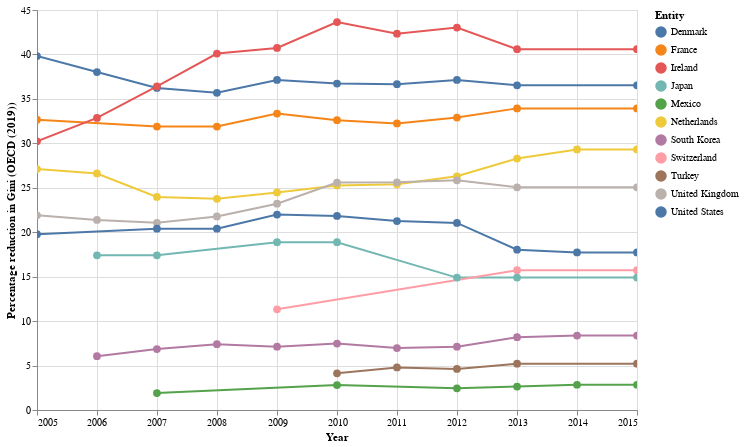

Write notebook code for a chart like this one.
### Code cell
relevant_countries = extract_relevant_countries(red_df, ['Ireland', 'Denmark', 'France', 'Netherlands', 'United Kingdom', 'United States', 'Switzerland', 'Japan', 'South Korea', 'Turkey', 'Mexico'])

draw_lines(relevant_countries, 'Percentage reduction in Gini (OECD (2019))')

### Figure 1 — Vega-Lite specification as saved in the notebook (floating-point values rounded to 4 significant figures)
{"config": {"view": {"continuousWidth": 400, "continuousHeight": 300}}, "data": {"name": "data-fe6f587824952e319c7949c7e8f1348f"}, "mark": {"type": "line", "point": {"color": "black", "size": 60}}, "encoding": {"color": {"field": "Entity", "type": "nominal"}, "tooltip": {"field": "Year", "type": "temporal"}, "x": {"field": "Year", "type": "temporal"}, "y": {"field": "Percentage reduction in Gini (OECD (2019))", "type": "quantitative"}}, "height": 400, "selection": {"selector004": {"type": "interval", "bind": "scales", "encodings": ["x", "y"]}}, "width": 600, "$schema": "https://vega.github.io/schema/vega-lite/v4.17.0.json", "datasets": {"data-fe6f587824952e319c7949c7e8f1348f": [{"Entity": "Denmark", "Code": "DNK", "Year": "2005-01-01T00:00:00", "Percentage reduction in Gini (OECD (2019))": 39.82}, {"Entity": "Denmark", "Code": "DNK", "Year": "2006-01-01T00:00:00", "Percentage reduction in Gini (OECD (2019))": 38.02}, {"Entity": "Denmark", "Code": "DNK", "Year": "2007-01-01T00:00:00", "Percentage reduction in Gini (OECD (2019))": 36.24}, {"Entity": "Denmark", "Code": "DNK", "Year": "2008-01-01T00:00:00", "Percentage reduction in Gini (OECD (2019))": 35.69}, {"Entity": "Denmark", "Code": "DNK", "Year": "2009-01-01T00:00:00", "Percentage reduction in Gini (OECD (2019))": 37.13}, {"Entity": "Denmark", "Code": "DNK", "Year": "2010-01-01T00:00:00", "Percentage reduction in Gini (OECD (2019))": 36.72}, {"Entity": "Denmark", "Code": "DNK", "Year": "2011-01-01T00:00:00", "Percentage reduction in Gini (OECD (2019))": 36.65}, {"Entity": "Denmark", "Code": "DNK", "Year": "2012-01-01T00:00:00", "Percentage reduction in Gini (OECD (2019))": 37.13}, {"Entity": "Denmark", "Code": "DNK", "Year": "2013-01-01T00:00:00", "Percentage reduction in Gini (OECD (2019))": 36.53}, {"Entity": "Denmark", "Code": "DNK", "Year": "2015-01-01T00:00:00", "Percentage reduction in Gini (OECD (2019))": 36.53}, {"Entity": "France", "Code": "FRA", "Year": "2005-01-01T00:00:00", "Percentage reduction in Gini (OECD (2019))": 32.66}, {"Entity": "France", "Code": "FRA", "Year": "2007-01-01T00:00:00", "Percentage reduction in Gini (OECD (2019))": 31.88}, {"Entity": "France", "Code": "FRA", "Year": "2008-01-01T00:00:00", "Percentage reduction in Gini (OECD (2019))": 31.88}, {"Entity": "France", "Code": "FRA", "Year": "2009-01-01T00:00:00", "Percentage reduction in Gini (OECD (2019))": 33.35}, {"Entity": "France", "Code": "FRA", "Year": "2010-01-01T00:00:00", "Percentage reduction in Gini (OECD (2019))": 32.6}, {"Entity": "France", "Code": "FRA", "Year": "2011-01-01T00:00:00", "Percentage reduction in Gini (OECD (2019))": 32.24}, {"Entity": "France", "Code": "FRA", "Year": "2012-01-01T00:00:00", "Percentage reduction in Gini (OECD (2019))": 32.9}, {"Entity": "France", "Code": "FRA", "Year": "2013-01-01T00:00:00", "Percentage reduction in Gini (OECD (2019))": 33.93}, {"Entity": "France", "Code": "FRA", "Year": "2015-01-01T00:00:00", "Percentage reduction in Gini (OECD (2019))": 33.93}, {"Entity": "Ireland", "Code": "IRL", "Year": "2005-01-01T00:00:00", "Percentage reduction in Gini (OECD (2019))": 30.23}, {"Entity": "Ireland", "Code": "IRL", "Year": "2006-01-01T00:00:00", "Percentage reduction in Gini (OECD (2019))": 32.86}, {"Entity": "Ireland", "Code": "IRL", "Year": "2007-01-01T00:00:00", "Percentage reduction in Gini (OECD (2019))": 36.41}, {"Entity": "Ireland", "Code": "IRL", "Year": "2008-01-01T00:00:00", "Percentage reduction in Gini (OECD (2019))": 40.1}, {"Entity": "Ireland", "Code": "IRL", "Year": "2009-01-01T00:00:00", "Percentage reduction in Gini (OECD (2019))": 40.73}, {"Entity": "Ireland", "Code": "IRL", "Year": "2010-01-01T00:00:00", "Percentage reduction in Gini (OECD (2019))": 43.64}, {"Entity": "Ireland", "Code": "IRL", "Year": "2011-01-01T00:00:00", "Percentage reduction in Gini (OECD (2019))": 42.33}, {"Entity": "Ireland", "Code": "IRL", "Year": "2012-01-01T00:00:00", "Percentage reduction in Gini (OECD (2019))": 43.02}, {"Entity": "Ireland", "Code": "IRL", "Year": "2013-01-01T00:00:00", "Percentage reduction in Gini (OECD (2019))": 40.59}, {"Entity": "Ireland", "Code": "IRL", "Year": "2015-01-01T00:00:00", "Percentage reduction in Gini (OECD (2019))": 40.59}, {"Entity": "Japan", "Code": "JPN", "Year": "2006-01-01T00:00:00", "Percentage reduction in Gini (OECD (2019))": 17.4}, {"Entity": "Japan", "Code": "JPN", "Year": "2007-01-01T00:00:00", "Percentage reduction in Gini (OECD (2019))": 17.4}, {"Entity": "Japan", "Code": "JPN", "Year": "2009-01-01T00:00:00", "Percentage reduction in Gini (OECD (2019))": 18.87}, {"Entity": "Japan", "Code": "JPN", "Year": "2010-01-01T00:00:00", "Percentage reduction in Gini (OECD (2019))": 18.87}, {"Entity": "Japan", "Code": "JPN", "Year": "2012-01-01T00:00:00", "Percentage reduction in Gini (OECD (2019))": 14.89}, {"Entity": "Japan", "Code": "JPN", "Year": "2013-01-01T00:00:00", "Percentage reduction in Gini (OECD (2019))": 14.89}, {"Entity": "Japan", "Code": "JPN", "Year": "2015-01-01T00:00:00", "Percentage reduction in Gini (OECD (2019))": 14.89}, {"Entity": "Mexico", "Code": "MEX", "Year": "2007-01-01T00:00:00", "Percentage reduction in Gini (OECD (2019))": 1.9}, {"Entity": "Mexico", "Code": "MEX", "Year": "2010-01-01T00:00:00", "Percentage reduction in Gini (OECD (2019))": 2.8}, {"Entity": "Mexico", "Code": "MEX", "Year": "2012-01-01T00:00:00", "Percentage reduction in Gini (OECD (2019))": 2.446}, {"Entity": "Mexico", "Code": "MEX", "Year": "2013-01-01T00:00:00", "Percentage reduction in Gini (OECD (2019))": 2.643}, {"Entity": "Mexico", "Code": "MEX", "Year": "2014-01-01T00:00:00", "Percentage reduction in Gini (OECD (2019))": 2.841}, {"Entity": "Mexico", "Code": "MEX", "Year": "2015-01-01T00:00:00", "Percentage reduction in Gini (OECD (2019))": 2.841}, {"Entity": "Netherlands", "Code": "NLD", "Year": "2005-01-01T00:00:00", "Percentage reduction in Gini (OECD (2019))": 27.1}, {"Entity": "Netherlands", "Code": "NLD", "Year": "2006-01-01T00:00:00", "Percentage reduction in Gini (OECD (2019))": 26.61}, {"Entity": "Netherlands", "Code": "NLD", "Year": "2007-01-01T00:00:00", "Percentage reduction in Gini (OECD (2019))": 23.97}, {"Entity": "Netherlands", "Code": "NLD", "Year": "2008-01-01T00:00:00", "Percentage reduction in Gini (OECD (2019))": 23.75}, {"Entity": "Netherlands", "Code": "NLD", "Year": "2009-01-01T00:00:00", "Percentage reduction in Gini (OECD (2019))": 24.48}, {"Entity": "Netherlands", "Code": "NLD", "Year": "2010-01-01T00:00:00", "Percentage reduction in Gini (OECD (2019))": 25.26}, {"Entity": "Netherlands", "Code": "NLD", "Year": "2011-01-01T00:00:00", "Percentage reduction in Gini (OECD (2019))": 25.39}, {"Entity": "Netherlands", "Code": "NLD", "Year": "2012-01-01T00:00:00", "Percentage reduction in Gini (OECD (2019))": 26.29}, {"Entity": "Netherlands", "Code": "NLD", "Year": "2013-01-01T00:00:00", "Percentage reduction in Gini (OECD (2019))": 28.28}, {"Entity": "Netherlands", "Code": "NLD", "Year": "2014-01-01T00:00:00", "Percentage reduction in Gini (OECD (2019))": 29.31}, {"Entity": "Netherlands", "Code": "NLD", "Year": "2015-01-01T00:00:00", "Percentage reduction in Gini (OECD (2019))": 29.31}, {"Entity": "South Korea", "Code": "KOR", "Year": "2006-01-01T00:00:00", "Percentage reduction in Gini (OECD (2019))": 6.051}, {"Entity": "South Korea", "Code": "KOR", "Year": "2007-01-01T00:00:00", "Percentage reduction in Gini (OECD (2019))": 6.854}, {"Entity": "South Korea", "Code": "KOR", "Year": "2008-01-01T00:00:00", "Percentage reduction in Gini (OECD (2019))": 7.407}, {"Entity": "South Korea", "Code": "KOR", "Year": "2009-01-01T00:00:00", "Percentage reduction in Gini (OECD (2019))": 7.121}, {"Entity": "South Korea", "Code": "KOR", "Year": "2010-01-01T00:00:00", "Percentage reduction in Gini (OECD (2019))": 7.477}, {"Entity": "South Korea", "Code": "KOR", "Year": "2011-01-01T00:00:00", "Percentage reduction in Gini (OECD (2019))": 6.962}, {"Entity": "South Korea", "Code": "KOR", "Year": "2012-01-01T00:00:00", "Percentage reduction in Gini (OECD (2019))": 7.12}, {"Entity": "South Korea", "Code": "KOR", "Year": "2013-01-01T00:00:00", "Percentage reduction in Gini (OECD (2019))": 8.197}, {"Entity": "South Korea", "Code": "KOR", "Year": "2014-01-01T00:00:00", "Percentage reduction in Gini (OECD (2019))": 8.381}, {"Entity": "South Korea", "Code": "KOR", "Year": "2015-01-01T00:00:00", "Percentage reduction in Gini (OECD (2019))": 8.381}, {"Entity": "Switzerland", "Code": "CHE", "Year": "2009-01-01T00:00:00", "Percentage reduction in Gini (OECD (2019))": 11.33}, {"Entity": "Switzerland", "Code": "CHE", "Year": "2013-01-01T00:00:00", "Percentage reduction in Gini (OECD (2019))": 15.72}, {"Entity": "Switzerland", "Code": "CHE", "Year": "2015-01-01T00:00:00", "Percentage reduction in Gini (OECD (2019))": 15.72}, {"Entity": "Turkey", "Code": "TUR", "Year": "2010-01-01T00:00:00", "Percentage reduction in Gini (OECD (2019))": 4.129}, {"Entity": "Turkey", "Code": "TUR", "Year": "2011-01-01T00:00:00", "Percentage reduction in Gini (OECD (2019))": 4.785}, {"Entity": "Turkey", "Code": "TUR", "Year": "2012-01-01T00:00:00", "Percentage reduction in Gini (OECD (2019))": 4.623}, {"Entity": "Turkey", "Code": "TUR", "Year": "2013-01-01T00:00:00", "Percentage reduction in Gini (OECD (2019))": 5.211}, {"Entity": "Turkey", "Code": "TUR", "Year": "2015-01-01T00:00:00", "Percentage reduction in Gini (OECD (2019))": 5.211}, {"Entity": "United Kingdom", "Code": "GBR", "Year": "2005-01-01T00:00:00", "Percentage reduction in Gini (OECD (2019))": 21.9}, {"Entity": "United Kingdom", "Code": "GBR", "Year": "2006-01-01T00:00:00", "Percentage reduction in Gini (OECD (2019))": 21.39}, {"Entity": "United Kingdom", "Code": "GBR", "Year": "2007-01-01T00:00:00", "Percentage reduction in Gini (OECD (2019))": 21.06}, {"Entity": "United Kingdom", "Code": "GBR", "Year": "2008-01-01T00:00:00", "Percentage reduction in Gini (OECD (2019))": 21.77}, {"Entity": "United Kingdom", "Code": "GBR", "Year": "2009-01-01T00:00:00", "Percentage reduction in Gini (OECD (2019))": 23.21}, {"Entity": "United Kingdom", "Code": "GBR", "Year": "2010-01-01T00:00:00", "Percentage reduction in Gini (OECD (2019))": 25.59}, {"Entity": "United Kingdom", "Code": "GBR", "Year": "2011-01-01T00:00:00", "Percentage reduction in Gini (OECD (2019))": 25.61}, {"Entity": "United Kingdom", "Code": "GBR", "Year": "2012-01-01T00:00:00", "Percentage reduction in Gini (OECD (2019))": 25.85}, {"Entity": "United Kingdom", "Code": "GBR", "Year": "2013-01-01T00:00:00", "Percentage reduction in Gini (OECD (2019))": 25.05}, {"Entity": "United Kingdom", "Code": "GBR", "Year": "2015-01-01T00:00:00", "Percentage reduction in Gini (OECD (2019))": 25.05}, {"Entity": "United States", "Code": "USA", "Year": "2005-01-01T00:00:00", "Percentage reduction in Gini (OECD (2019))": 19.77}, {"Entity": "United States", "Code": "USA", "Year": "2007-01-01T00:00:00", "Percentage reduction in Gini (OECD (2019))": 20.4}, {"Entity": "United States", "Code": "USA", "Year": "2008-01-01T00:00:00", "Percentage reduction in Gini (OECD (2019))": 20.4}, {"Entity": "United States", "Code": "USA", "Year": "2009-01-01T00:00:00", "Percentage reduction in Gini (OECD (2019))": 21.99}, {"Entity": "United States", "Code": "USA", "Year": "2010-01-01T00:00:00", "Percentage reduction in Gini (OECD (2019))": 21.83}, {"Entity": "United States", "Code": "USA", "Year": "2011-01-01T00:00:00", "Percentage reduction in Gini (OECD (2019))": 21.26}, {"Entity": "United States", "Code": "USA", "Year": "2012-01-01T00:00:00", "Percentage reduction in Gini (OECD (2019))": 21.05}, {"Entity": "United States", "Code": "USA", "Year": "2013-01-01T00:00:00", "Percentage reduction in Gini (OECD (2019))": 18.04}, {"Entity": "United States", "Code": "USA", "Year": "2014-01-01T00:00:00", "Percentage reduction in Gini (OECD (2019))": 17.72}, {"Entity": "United States", "Code": "USA", "Year": "2015-01-01T00:00:00", "Percentage reduction in Gini (OECD (2019))": 17.72}]}}
